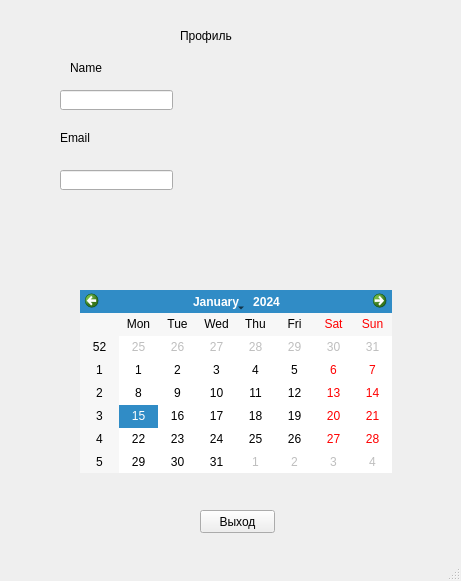
<?xml version="1.0" encoding="UTF-8"?>
<ui version="4.0">
 <class>MainWindow</class>
 <widget class="QMainWindow" name="MainWindow">
  <property name="geometry">
   <rect>
    <x>0</x>
    <y>0</y>
    <width>461</width>
    <height>581</height>
   </rect>
  </property>
  <property name="windowTitle">
   <string>MainWindow</string>
  </property>
  <widget class="QWidget" name="centralwidget">
   <widget class="QPushButton" name="Vyhod">
    <property name="geometry">
     <rect>
      <x>200</x>
      <y>510</y>
      <width>75</width>
      <height>23</height>
     </rect>
    </property>
    <property name="text">
     <string>Выход</string>
    </property>
   </widget>
   <widget class="QLabel" name="label">
    <property name="geometry">
     <rect>
      <x>180</x>
      <y>20</y>
      <width>81</width>
      <height>31</height>
     </rect>
    </property>
    <property name="text">
     <string>Профиль</string>
    </property>
   </widget>
   <widget class="QCalendarWidget" name="calendarWidget">
    <property name="geometry">
     <rect>
      <x>80</x>
      <y>290</y>
      <width>312</width>
      <height>183</height>
     </rect>
    </property>
   </widget>
   <widget class="QLabel" name="Name_profile">
    <property name="geometry">
     <rect>
      <x>70</x>
      <y>60</y>
      <width>71</width>
      <height>16</height>
     </rect>
    </property>
    <property name="text">
     <string>Name</string>
    </property>
   </widget>
   <widget class="QLineEdit" name="Name_profile_2">
    <property name="geometry">
     <rect>
      <x>60</x>
      <y>90</y>
      <width>113</width>
      <height>20</height>
     </rect>
    </property>
   </widget>
   <widget class="QLabel" name="Email_profile">
    <property name="geometry">
     <rect>
      <x>60</x>
      <y>130</y>
      <width>71</width>
      <height>16</height>
     </rect>
    </property>
    <property name="text">
     <string>Email</string>
    </property>
   </widget>
   <widget class="QLineEdit" name="Email_profile_2">
    <property name="geometry">
     <rect>
      <x>60</x>
      <y>170</y>
      <width>113</width>
      <height>20</height>
     </rect>
    </property>
   </widget>
  </widget>
  <widget class="QMenuBar" name="menubar">
   <property name="geometry">
    <rect>
     <x>0</x>
     <y>0</y>
     <width>461</width>
     <height>21</height>
    </rect>
   </property>
  </widget>
  <widget class="QStatusBar" name="statusbar"/>
 </widget>
 <resources/>
 <connections/>
</ui>
